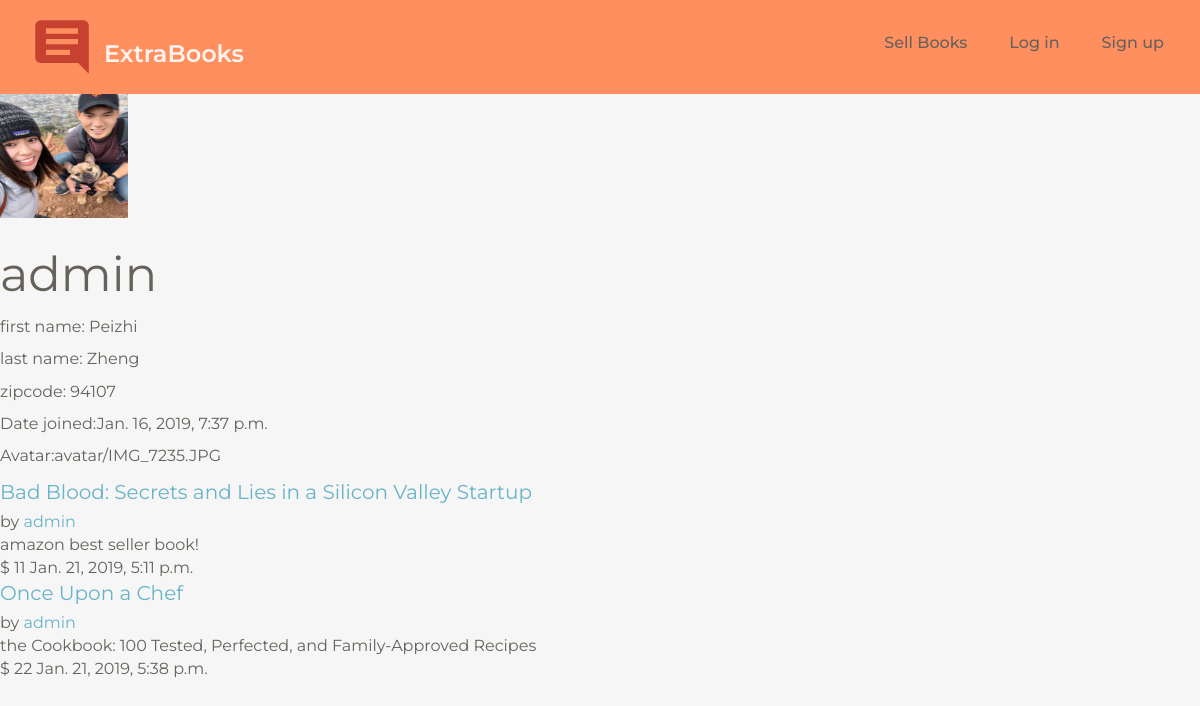
/users/1/, run on an earlier commit of the app's database.
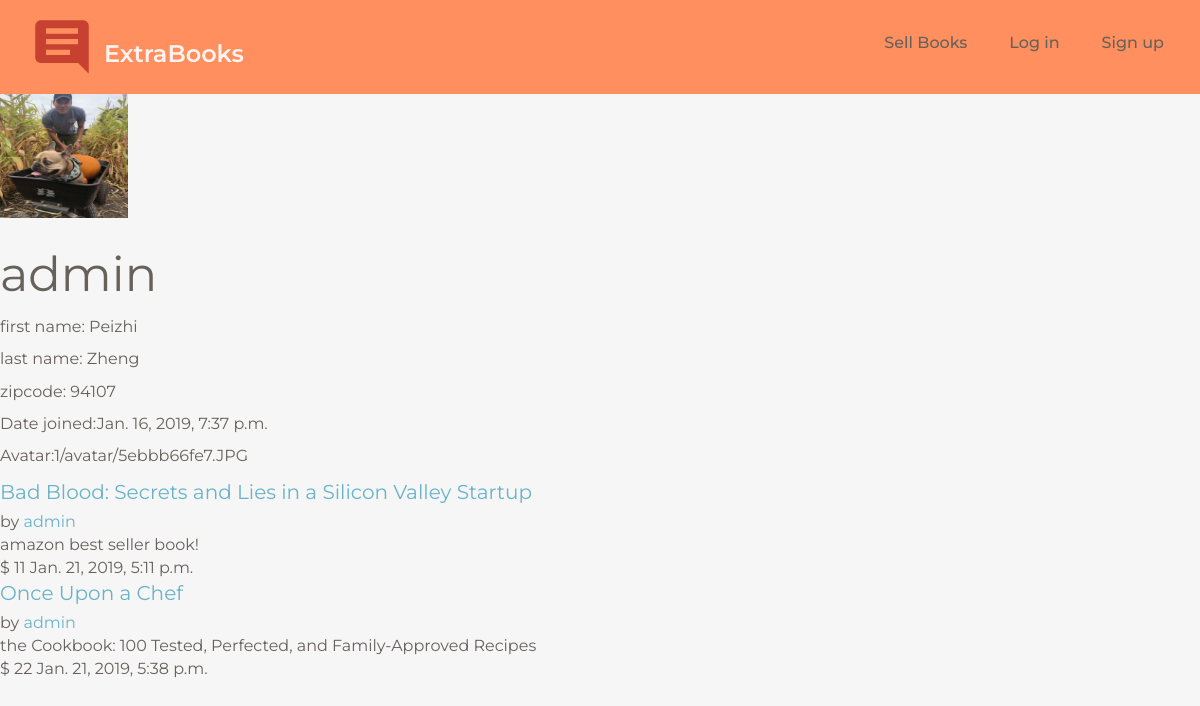
And on a later commit of the database.
### users/models.py (models this page shows, shortened)
class CustomUser(AbstractUser):
    zip_code = models.CharField( max_length=5, blank = False)
    avatar = models.ImageField(upload_to = user_directory_path,
                                verbose_name= 'profile_pic',
                                default = 'None/no-img.jpg')
    def __str__(self) -> str:
        return self.username

### books/models.py (models this page shows, shortened)
class Book(models.Model):
    name = models.CharField(max_length=100)
    date = models.DateTimeField(auto_now_add = True)
    description = models.TextField(max_length=1000, help_text='Enter a brief description of the book')
    isbn = models.CharField('ISBN', max_length=13, help_text='13 Character <a href="https://www.isbn-international.org/content/what-isbn">ISBN number</a>')
    price = models.PositiveIntegerField()
    seller = models.ForeignKey(
            get_user_model(),
            on_delete = models.CASCADE,)
    picture = models.ImageField(upload_to = user_directory_path,
                                verbose_name= 'book_pic',
                                default = 'None/no-img.jpg'
                                )

### users/views.py (the view)
# urls.py: path('<int:pk>/', ProfieView.as_view(), name ='profile'),
class ProfieView(DetailView):
    model = CustomUser
    template_name = 'profile.html'
    def get_context_data(self, **kwargs):
        context = super().get_context_data(**kwargs)
        print("kwargs: ", kwargs["object"])
        username = kwargs["object"]
        context['book_list'] = Book.objects.filter(seller__username = username)
        return context

### templates/profile.html (shortened to what this page needs)
{% extends 'base.html' %}
{% block content%}
<div class="article-entry">
	<image src =" {{  object.avatar.url }} " width="128px" height = "128" alt="image">
	<h2> {{ object.username }}</h2>
	<p> first name: {{ object.first_name }}</p>
	<p> last name: {{ object.last_name }}</p>
	<p>zipcode: {{ object.zip_code }} </p>
	<p>Date joined:{{ object.date_joined }} </p>
	<p>Avatar:{{ object.avatar }} </p>
</div>
<div class="media-body">
		{%  for book in book_list %}
				<div class="small-6 columns">
						<div class="callout">
								<h5 class = "media-heading"><a href="{% url 'books:book_detail' book.pk %}">{{ book.name }}</a></h5>
by <a href="{% url 'profile' book.seller.pk %}">{{book.seller}}</a>
								<div class="community-name">
									{{ book.description }}
								</div>
								<span class="username">$ {{ book.price }}</span>
								<span > {{book.date }}</span>
						</div>
				</div>
		{% endfor %}
</div>
{% endblock content%}

### templates/base.html (shortened to what this page needs)
{% load static from staticfiles %}
<!DOCTYPE html>
<html lang="en">
	<head>
		<link href="http://maxcdn.bootstrapcdn.com/font-awesome/4.2.0/css/font-awesome.min.css" rel="stylesheet">
		<link rel="stylesheet" href="https://maxcdn.bootstrapcdn.com/bootstrap/3.3.7/css/bootstrap.min.css">
		<link rel="stylesheet" href="{% static 'css/ct-paper.css' %}">
		<link rel="stylesheet" href="{% static 'css/msg.css' %}">
	</head>
	<body>
		<nav class="navbar navbar-ct-danger navbar-fixed-top" role="navigation" id="navbar">
			<div class="container">
				<div class="navbar-header">
					<a class="navbar-brand" href="/">
						<div class="logo-container">
							<div class="logo"><img src="{% static 'img/icons/logo.png' %}"></div>
							<p class="brand">ExtraBooks</p>
						</div>
					</a>
				</div>
				<div class="collapse navbar-collapse" id="navigation-2">
					<ul class="nav navbar-nav navbar-right">
						{% if user.is_authenticated %}
						Hi <a href="{% url 'settings' user.pk %}">{{ user.username }}</a>!
						<li>
								<form action="{% url 'books:search' %}" method="GET">
									<input type="search" name="q"><button type="button" class="btn btn-fill">Search</button>
								</form>
							</li>
						<li><a href="{% url 'books:book_new' %}" class="btn btn-default btn-fill" data-toggle="modal" >Sell Books</a></li>
						<li><a href="{% url 'books:my_book_list' %}" class="btn btn-warning btn-fill">My Books</a></li>
						<li><a href="{% url 'logout' %}" class="btn btn-simple">Log out</a></li>
						{% else %}
						<li><a href="{% url 'books:book_new' %}" class="btn btn-simple">Sell Books</a></li>
						<li><a href="{% url 'login' %}" class="btn btn-simple">Log in</a></li>
						<li><a href="{% url 'signup' %}" class="btn btn-simple">Sign up</a></li>
						{% endif %}
					</ul>
				</div>
			</div>
		</nav>
		<div class="wrapper {% block wrapper_class %}{% endblock %}">
			{% block content %}{% endblock %}
		</div>
		</body>
	</html>

### assets/css/msg.css (style rules this page uses)
.navbar-brand { height: auto; }
.navbar .navbar-brand { padding-bottom: 0; padding-top: 0; }
.logo-container .logo { width: 64px; float: left; }
.logo-container .brand { font-size: 24px; color: #FFFFFF; line-height: 64px; float: left; margin-left: 10px; margin-top: 7px; width: 50px; height: 32px; }
.logo-container .logo img { width: 100%; }
.presentation .front, .presentation .front:after, .presentation .front .btn, .logo-container .logo, .logo-container .brand { -webkit-transition: all .2s; -moz-transition: all .2s; -o-transition: all .2s; transition: all .2s; }
.navbar-header { min-width: 120px; }
#navbar { border-radius: 0; margin-bottom: 0px; }
html { position: relative; min-height: 100%; }
body { background-color: #f6f6f6; margin-bottom: 70px; }
body > .wrapper { padding-top: 90px; }
.navbar { margin-top: 0; width: 100%; }

What changed in the data, as far as the page shows it:
changed CustomUser "admin": avatar: a different picture; avatar "avatar/IMG_7235.JPG" → "1/avatar/5ebbb66fe7.JPG"
